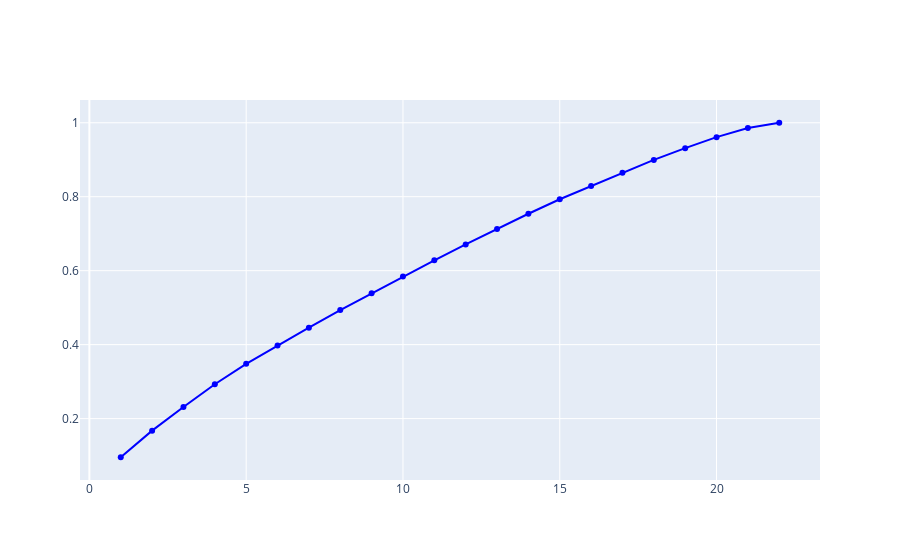

Source (notebook cell):
### Code cell
pca = PCA(n_components=22)
pca.fit(df_train_sc)
X_train_pca=pd.DataFrame(pca.transform(df_train_sc))
X_test_pca=pd.DataFrame(pca.transform(df_test_sc))
varianza=list(pca.explained_variance_ratio_)
varianza=list(map(lambda x:sum(varianza[:x]),range(1,len(varianza)+1)))
cp=pd.DataFrame()
cp["n_componente"]=range(1,23)
cp["varianza"]=varianza
fig = go.Figure(data=go.Scatter(x=cp["n_componente"], y=cp["varianza"], marker_color = 'blue', mode='lines+markers'))
fig.show()

### Figure 1 — Plotly figure (JSON) as saved in the notebook; plotly's stock layout.template omitted (floating-point values rounded to 4 significant figures)
{"data": [{"marker": {"color": "blue"}, "mode": "lines+markers", "type": "scatter", "x": [1, 2, 3, 4, 5, 6, 7, 8, 9, 10, 11, 12, 13, 14, 15, 16, 17, 18, 19, 20, 21, 22], "y": [0.09551, 0.1675, 0.2312, 0.293, 0.3481, 0.3974, 0.4457, 0.4934, 0.5388, 0.5839, 0.6281, 0.671, 0.7127, 0.7539, 0.7932, 0.8292, 0.8646, 0.8996, 0.9313, 0.9611, 0.9859, 1]}], "layout": {}}
